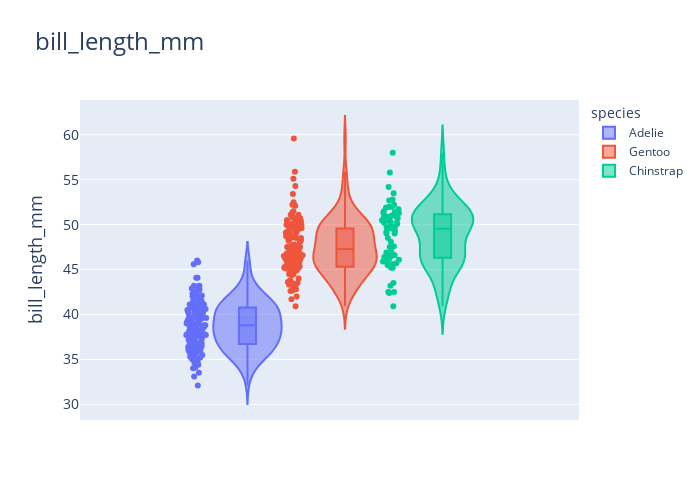
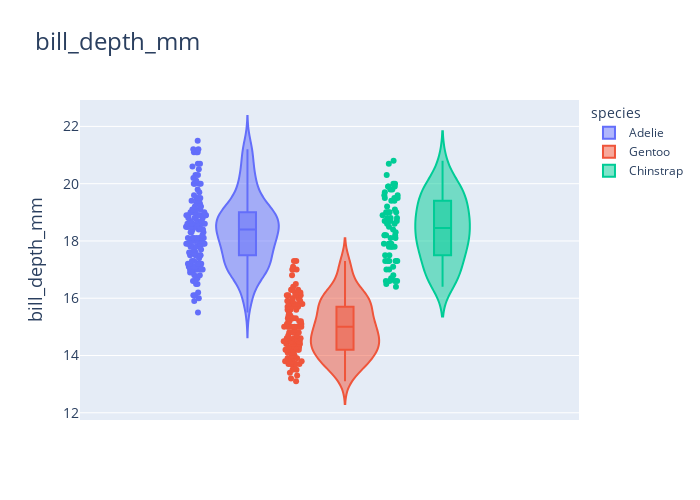
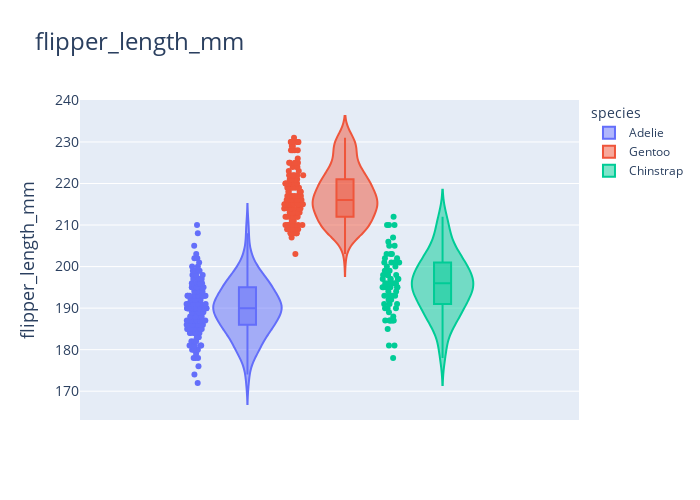
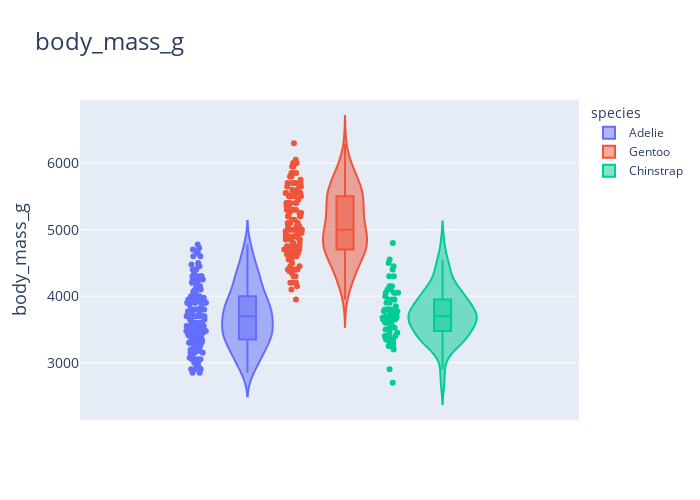

Source (notebook cell) for these figures, in order:
### Code cell
numerical_columns = ['bill_length_mm', 'bill_depth_mm', 'flipper_length_mm', 'body_mass_g']

for column in numerical_columns:
    fig = px.violin(df, 
                    y=column, 
                    color='species',  
                    box=True,         
                    points='all',      
                    title=f'{column}',
                    labels={column: column}
                   )
    
    fig.update_layout(
        title_font_size=24,
        xaxis_title_font_size=18,
        yaxis_title_font_size=18,
        xaxis_tickfont_size=14,
        yaxis_tickfont_size=14,
        width=700,
        height=500,
    )
    
    fig.show()

### Figure 1 — Plotly figure (JSON) as saved in the notebook; plotly's stock layout.template omitted (floating-point values rounded to 4 significant figures; data arrays with more than 128 entries replaced by an {"elided": "..."} marker saying what was removed)
{"data": [{"alignmentgroup": "True", "box": {"visible": true}, "hovertemplate": "species=Adelie<br>bill_length_mm=%{y}<extra></extra>", "legendgroup": "Adelie", "marker": {"color": "#636efa"}, "name": "Adelie", "offsetgroup": "Adelie", "orientation": "v", "points": "all", "scalegroup": "True", "showlegend": true, "type": "violin", "x0": " ", "xaxis": "x", "y": {"elided": "152 float values"}, "y0": " ", "yaxis": "y"}, {"alignmentgroup": "True", "box": {"visible": true}, "hovertemplate": "species=Gentoo<br>bill_length_mm=%{y}<extra></extra>", "legendgroup": "Gentoo", "marker": {"color": "#EF553B"}, "name": "Gentoo", "offsetgroup": "Gentoo", "orientation": "v", "points": "all", "scalegroup": "True", "showlegend": true, "type": "violin", "x0": " ", "xaxis": "x", "y": [46.1, 50.0, 48.7, 50.0, 47.6, 46.5, 45.4, 46.7, 43.3, 46.8, 40.9, 49.0, 45.5, 48.4, 45.8, 49.3, 42.0, 49.2, 46.2, 48.7, 50.2, 45.1, 46.5, 46.3, 42.9, 46.1, 44.5, 47.8, 48.2, 50.0, 47.3, 42.8, 45.1, 59.6, 49.1, 48.4, 42.6, 44.4, 44.0, 48.7, 42.7, 49.6, 45.3, 49.6, 50.5, 43.6, 45.5, 50.5, 44.9, 45.2, 46.6, 48.5, 45.1, 50.1, 46.5, 45.0, 43.8, 45.5, 43.2, 50.4, 45.3, 46.2, 45.7, 54.3, 45.8, 49.8, 46.2, 49.5, 43.5, 50.7, 47.7, 46.4, 48.2, 46.5, 46.4, 48.6, 47.5, 51.1, 45.2, 45.2, 49.1, 52.5, 47.4, 50.0, 44.9, 50.8, 43.4, 51.3, 47.5, 52.1, 47.5, 52.2, 45.5, 49.5, 44.5, 50.8, 49.4, 46.9, 48.4, 51.1, 48.5, 55.9, 47.2, 49.1, 47.3, 46.8, 41.7, 53.4, 43.3, 48.1, 50.5, 49.8, 43.5, 51.5, 46.2, 55.1, 44.5, 48.8, 47.2, NaN, 46.8, 50.4, 45.2, 49.9], "y0": " ", "yaxis": "y"}, {"alignmentgroup": "True", "box": {"visible": true}, "hovertemplate": "species=Chinstrap<br>bill_length_mm=%{y}<extra></extra>", "legendgroup": "Chinstrap", "marker": {"color": "#00cc96"}, "name": "Chinstrap", "offsetgroup": "Chinstrap", "orientation": "v", "points": "all", "scalegroup": "True", "showlegend": true, "type": "violin", "x0": " ", "xaxis": "x", "y": [46.5, 50.0, 51.3, 45.4, 52.7, 45.2, 46.1, 51.3, 46.0, 51.3, 46.6, 51.7, 47.0, 52.0, 45.9, 50.5, 50.3, 58.0, 46.4, 49.2, 42.4, 48.5, 43.2, 50.6, 46.7, 52.0, 50.5, 49.5, 46.4, 52.8, 40.9, 54.2, 42.5, 51.0, 49.7, 47.5, 47.6, 52.0, 46.9, 53.5, 49.0, 46.2, 50.9, 45.5, 50.9, 50.8, 50.1, 49.0, 51.5, 49.8, 48.1, 51.4, 45.7, 50.7, 42.5, 52.2, 45.2, 49.3, 50.2, 45.6, 51.9, 46.8, 45.7, 55.8, 43.5, 49.6, 50.8, 50.2], "y0": " ", "yaxis": "y"}], "layout": {"height": 500, "legend": {"title": {"text": "species"}, "tracegroupgap": 0}, "title": {"font": {"size": 24}, "text": "bill_length_mm"}, "violinmode": "group", "width": 700, "xaxis": {"anchor": "y", "domain": [0, 1], "tickfont": {"size": 14}, "title": {"font": {"size": 18}}}, "yaxis": {"anchor": "x", "domain": [0, 1], "tickfont": {"size": 14}, "title": {"font": {"size": 18}, "text": "bill_length_mm"}}}}

### Figure 2 — Plotly figure (JSON) as saved in the notebook; plotly's stock layout.template omitted (floating-point values rounded to 4 significant figures; data arrays with more than 128 entries replaced by an {"elided": "..."} marker saying what was removed)
{"data": [{"alignmentgroup": "True", "box": {"visible": true}, "hovertemplate": "species=Adelie<br>bill_depth_mm=%{y}<extra></extra>", "legendgroup": "Adelie", "marker": {"color": "#636efa"}, "name": "Adelie", "offsetgroup": "Adelie", "orientation": "v", "points": "all", "scalegroup": "True", "showlegend": true, "type": "violin", "x0": " ", "xaxis": "x", "y": {"elided": "152 float values"}, "y0": " ", "yaxis": "y"}, {"alignmentgroup": "True", "box": {"visible": true}, "hovertemplate": "species=Gentoo<br>bill_depth_mm=%{y}<extra></extra>", "legendgroup": "Gentoo", "marker": {"color": "#EF553B"}, "name": "Gentoo", "offsetgroup": "Gentoo", "orientation": "v", "points": "all", "scalegroup": "True", "showlegend": true, "type": "violin", "x0": " ", "xaxis": "x", "y": [13.2, 16.3, 14.1, 15.2, 14.5, 13.5, 14.6, 15.3, 13.4, 15.4, 13.7, 16.1, 13.7, 14.6, 14.6, 15.7, 13.5, 15.2, 14.5, 15.1, 14.3, 14.5, 14.5, 15.8, 13.1, 15.1, 14.3, 15.0, 14.3, 15.3, 15.3, 14.2, 14.5, 17.0, 14.8, 16.3, 13.7, 17.3, 13.6, 15.7, 13.7, 16.0, 13.7, 15.0, 15.9, 13.9, 13.9, 15.9, 13.3, 15.8, 14.2, 14.1, 14.4, 15.0, 14.4, 15.4, 13.9, 15.0, 14.5, 15.3, 13.8, 14.9, 13.9, 15.7, 14.2, 16.8, 14.4, 16.2, 14.2, 15.0, 15.0, 15.6, 15.6, 14.8, 15.0, 16.0, 14.2, 16.3, 13.8, 16.4, 14.5, 15.6, 14.6, 15.9, 13.8, 17.3, 14.4, 14.2, 14.0, 17.0, 15.0, 17.1, 14.5, 16.1, 14.7, 15.7, 15.8, 14.6, 14.4, 16.5, 15.0, 17.0, 15.5, 15.0, 13.8, 16.1, 14.7, 15.8, 14.0, 15.1, 15.2, 15.9, 15.2, 16.3, 14.1, 16.0, 15.7, 16.2, 13.7, NaN, 14.3, 15.7, 14.8, 16.1], "y0": " ", "yaxis": "y"}, {"alignmentgroup": "True", "box": {"visible": true}, "hovertemplate": "species=Chinstrap<br>bill_depth_mm=%{y}<extra></extra>", "legendgroup": "Chinstrap", "marker": {"color": "#00cc96"}, "name": "Chinstrap", "offsetgroup": "Chinstrap", "orientation": "v", "points": "all", "scalegroup": "True", "showlegend": true, "type": "violin", "x0": " ", "xaxis": "x", "y": [17.9, 19.5, 19.2, 18.7, 19.8, 17.8, 18.2, 18.2, 18.9, 19.9, 17.8, 20.3, 17.3, 18.1, 17.1, 19.6, 20.0, 17.8, 18.6, 18.2, 17.3, 17.5, 16.6, 19.4, 17.9, 19.0, 18.4, 19.0, 17.8, 20.0, 16.6, 20.8, 16.7, 18.8, 18.6, 16.8, 18.3, 20.7, 16.6, 19.9, 19.5, 17.5, 19.1, 17.0, 17.9, 18.5, 17.9, 19.6, 18.7, 17.3, 16.4, 19.0, 17.3, 19.7, 17.3, 18.8, 16.6, 19.9, 18.8, 19.4, 19.5, 16.5, 17.0, 19.8, 18.1, 18.2, 19.0, 18.7], "y0": " ", "yaxis": "y"}], "layout": {"height": 500, "legend": {"title": {"text": "species"}, "tracegroupgap": 0}, "title": {"font": {"size": 24}, "text": "bill_depth_mm"}, "violinmode": "group", "width": 700, "xaxis": {"anchor": "y", "domain": [0, 1], "tickfont": {"size": 14}, "title": {"font": {"size": 18}}}, "yaxis": {"anchor": "x", "domain": [0, 1], "tickfont": {"size": 14}, "title": {"font": {"size": 18}, "text": "bill_depth_mm"}}}}

### Figure 3 — Plotly figure (JSON) as saved in the notebook; plotly's stock layout.template omitted (floating-point values rounded to 4 significant figures; data arrays with more than 128 entries replaced by an {"elided": "..."} marker saying what was removed)
{"data": [{"alignmentgroup": "True", "box": {"visible": true}, "hovertemplate": "species=Adelie<br>flipper_length_mm=%{y}<extra></extra>", "legendgroup": "Adelie", "marker": {"color": "#636efa"}, "name": "Adelie", "offsetgroup": "Adelie", "orientation": "v", "points": "all", "scalegroup": "True", "showlegend": true, "type": "violin", "x0": " ", "xaxis": "x", "y": {"elided": "152 float values"}, "y0": " ", "yaxis": "y"}, {"alignmentgroup": "True", "box": {"visible": true}, "hovertemplate": "species=Gentoo<br>flipper_length_mm=%{y}<extra></extra>", "legendgroup": "Gentoo", "marker": {"color": "#EF553B"}, "name": "Gentoo", "offsetgroup": "Gentoo", "orientation": "v", "points": "all", "scalegroup": "True", "showlegend": true, "type": "violin", "x0": " ", "xaxis": "x", "y": [211.0, 230.0, 210.0, 218.0, 215.0, 210.0, 211.0, 219.0, 209.0, 215.0, 214.0, 216.0, 214.0, 213.0, 210.0, 217.0, 210.0, 221.0, 209.0, 222.0, 218.0, 215.0, 213.0, 215.0, 215.0, 215.0, 216.0, 215.0, 210.0, 220.0, 222.0, 209.0, 207.0, 230.0, 220.0, 220.0, 213.0, 219.0, 208.0, 208.0, 208.0, 225.0, 210.0, 216.0, 222.0, 217.0, 210.0, 225.0, 213.0, 215.0, 210.0, 220.0, 210.0, 225.0, 217.0, 220.0, 208.0, 220.0, 208.0, 224.0, 208.0, 221.0, 214.0, 231.0, 219.0, 230.0, 214.0, 229.0, 220.0, 223.0, 216.0, 221.0, 221.0, 217.0, 216.0, 230.0, 209.0, 220.0, 215.0, 223.0, 212.0, 221.0, 212.0, 224.0, 212.0, 228.0, 218.0, 218.0, 212.0, 230.0, 218.0, 228.0, 212.0, 224.0, 214.0, 226.0, 216.0, 222.0, 203.0, 225.0, 219.0, 228.0, 215.0, 228.0, 216.0, 215.0, 210.0, 219.0, 208.0, 209.0, 216.0, 229.0, 213.0, 230.0, 217.0, 230.0, 217.0, 222.0, 214.0, NaN, 215.0, 222.0, 212.0, 213.0], "y0": " ", "yaxis": "y"}, {"alignmentgroup": "True", "box": {"visible": true}, "hovertemplate": "species=Chinstrap<br>flipper_length_mm=%{y}<extra></extra>", "legendgroup": "Chinstrap", "marker": {"color": "#00cc96"}, "name": "Chinstrap", "offsetgroup": "Chinstrap", "orientation": "v", "points": "all", "scalegroup": "True", "showlegend": true, "type": "violin", "x0": " ", "xaxis": "x", "y": [192.0, 196.0, 193.0, 188.0, 197.0, 198.0, 178.0, 197.0, 195.0, 198.0, 193.0, 194.0, 185.0, 201.0, 190.0, 201.0, 197.0, 181.0, 190.0, 195.0, 181.0, 191.0, 187.0, 193.0, 195.0, 197.0, 200.0, 200.0, 191.0, 205.0, 187.0, 201.0, 187.0, 203.0, 195.0, 199.0, 195.0, 210.0, 192.0, 205.0, 210.0, 187.0, 196.0, 196.0, 196.0, 201.0, 190.0, 212.0, 187.0, 198.0, 199.0, 201.0, 193.0, 203.0, 187.0, 197.0, 191.0, 203.0, 202.0, 194.0, 206.0, 189.0, 195.0, 207.0, 202.0, 193.0, 210.0, 198.0], "y0": " ", "yaxis": "y"}], "layout": {"height": 500, "legend": {"title": {"text": "species"}, "tracegroupgap": 0}, "title": {"font": {"size": 24}, "text": "flipper_length_mm"}, "violinmode": "group", "width": 700, "xaxis": {"anchor": "y", "domain": [0, 1], "tickfont": {"size": 14}, "title": {"font": {"size": 18}}}, "yaxis": {"anchor": "x", "domain": [0, 1], "tickfont": {"size": 14}, "title": {"font": {"size": 18}, "text": "flipper_length_mm"}}}}

### Figure 4 — Plotly figure (JSON) as saved in the notebook; plotly's stock layout.template omitted (floating-point values rounded to 4 significant figures; data arrays with more than 128 entries replaced by an {"elided": "..."} marker saying what was removed)
{"data": [{"alignmentgroup": "True", "box": {"visible": true}, "hovertemplate": "species=Adelie<br>body_mass_g=%{y}<extra></extra>", "legendgroup": "Adelie", "marker": {"color": "#636efa"}, "name": "Adelie", "offsetgroup": "Adelie", "orientation": "v", "points": "all", "scalegroup": "True", "showlegend": true, "type": "violin", "x0": " ", "xaxis": "x", "y": {"elided": "152 float values"}, "y0": " ", "yaxis": "y"}, {"alignmentgroup": "True", "box": {"visible": true}, "hovertemplate": "species=Gentoo<br>body_mass_g=%{y}<extra></extra>", "legendgroup": "Gentoo", "marker": {"color": "#EF553B"}, "name": "Gentoo", "offsetgroup": "Gentoo", "orientation": "v", "points": "all", "scalegroup": "True", "showlegend": true, "type": "violin", "x0": " ", "xaxis": "x", "y": [4500.0, 5700.0, 4450.0, 5700.0, 5400.0, 4550.0, 4800.0, 5200.0, 4400.0, 5150.0, 4650.0, 5550.0, 4650.0, 5850.0, 4200.0, 5850.0, 4150.0, 6300.0, 4800.0, 5350.0, 5700.0, 5000.0, 4400.0, 5050.0, 5000.0, 5100.0, 4100.0, 5650.0, 4600.0, 5550.0, 5250.0, 4700.0, 5050.0, 6050.0, 5150.0, 5400.0, 4950.0, 5250.0, 4350.0, 5350.0, 3950.0, 5700.0, 4300.0, 4750.0, 5550.0, 4900.0, 4200.0, 5400.0, 5100.0, 5300.0, 4850.0, 5300.0, 4400.0, 5000.0, 4900.0, 5050.0, 4300.0, 5000.0, 4450.0, 5550.0, 4200.0, 5300.0, 4400.0, 5650.0, 4700.0, 5700.0, 4650.0, 5800.0, 4700.0, 5550.0, 4750.0, 5000.0, 5100.0, 5200.0, 4700.0, 5800.0, 4600.0, 6000.0, 4750.0, 5950.0, 4625.0, 5450.0, 4725.0, 5350.0, 4750.0, 5600.0, 4600.0, 5300.0, 4875.0, 5550.0, 4950.0, 5400.0, 4750.0, 5650.0, 4850.0, 5200.0, 4925.0, 4875.0, 4625.0, 5250.0, 4850.0, 5600.0, 4975.0, 5500.0, 4725.0, 5500.0, 4700.0, 5500.0, 4575.0, 5500.0, 5000.0, 5950.0, 4650.0, 5500.0, 4375.0, 5850.0, 4875.0, 6000.0, 4925.0, NaN, 4850.0, 5750.0, 5200.0, 5400.0], "y0": " ", "yaxis": "y"}, {"alignmentgroup": "True", "box": {"visible": true}, "hovertemplate": "species=Chinstrap<br>body_mass_g=%{y}<extra></extra>", "legendgroup": "Chinstrap", "marker": {"color": "#00cc96"}, "name": "Chinstrap", "offsetgroup": "Chinstrap", "orientation": "v", "points": "all", "scalegroup": "True", "showlegend": true, "type": "violin", "x0": " ", "xaxis": "x", "y": [3500.0, 3900.0, 3650.0, 3525.0, 3725.0, 3950.0, 3250.0, 3750.0, 4150.0, 3700.0, 3800.0, 3775.0, 3700.0, 4050.0, 3575.0, 4050.0, 3300.0, 3700.0, 3450.0, 4400.0, 3600.0, 3400.0, 2900.0, 3800.0, 3300.0, 4150.0, 3400.0, 3800.0, 3700.0, 4550.0, 3200.0, 4300.0, 3350.0, 4100.0, 3600.0, 3900.0, 3850.0, 4800.0, 2700.0, 4500.0, 3950.0, 3650.0, 3550.0, 3500.0, 3675.0, 4450.0, 3400.0, 4300.0, 3250.0, 3675.0, 3325.0, 3950.0, 3600.0, 4050.0, 3350.0, 3450.0, 3250.0, 4050.0, 3800.0, 3525.0, 3950.0, 3650.0, 3650.0, 4000.0, 3400.0, 3775.0, 4100.0, 3775.0], "y0": " ", "yaxis": "y"}], "layout": {"height": 500, "legend": {"title": {"text": "species"}, "tracegroupgap": 0}, "title": {"font": {"size": 24}, "text": "body_mass_g"}, "violinmode": "group", "width": 700, "xaxis": {"anchor": "y", "domain": [0, 1], "tickfont": {"size": 14}, "title": {"font": {"size": 18}}}, "yaxis": {"anchor": "x", "domain": [0, 1], "tickfont": {"size": 14}, "title": {"font": {"size": 18}, "text": "body_mass_g"}}}}
